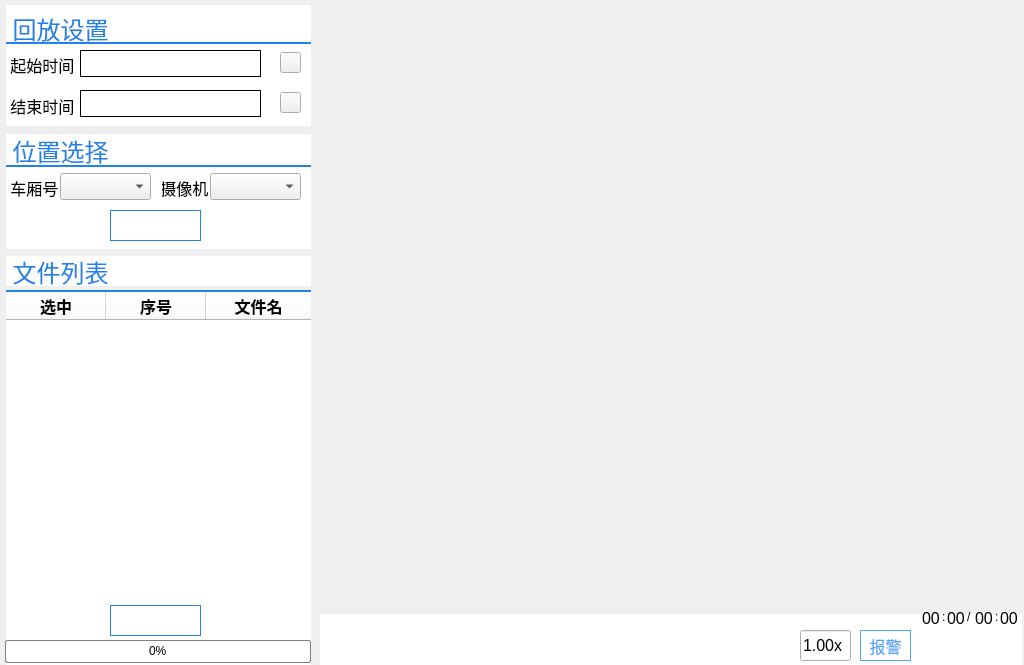
<?xml version="1.0" encoding="UTF-8"?>
<ui version="4.0">
 <class>recordPlayWidget</class>
 <widget class="QWidget" name="recordPlayWidget">
  <property name="geometry">
   <rect>
    <x>0</x>
    <y>0</y>
    <width>1024</width>
    <height>665</height>
   </rect>
  </property>
  <property name="windowTitle">
   <string>Form</string>
  </property>
  <widget class="QComboBox" name="cameraSelectionComboBox">
   <property name="geometry">
    <rect>
     <x>210</x>
     <y>173</y>
     <width>91</width>
     <height>27</height>
    </rect>
   </property>
   <property name="font">
    <font>
     <pointsize>12</pointsize>
    </font>
   </property>
  </widget>
  <widget class="QLabel" name="playSecLabel">
   <property name="geometry">
    <rect>
     <x>947</x>
     <y>608</y>
     <width>21</width>
     <height>20</height>
    </rect>
   </property>
   <property name="font">
    <font>
     <pointsize>12</pointsize>
    </font>
   </property>
   <property name="text">
    <string>00</string>
   </property>
  </widget>
  <widget class="QLabel" name="playMinLabel">
   <property name="geometry">
    <rect>
     <x>922</x>
     <y>608</y>
     <width>21</width>
     <height>20</height>
    </rect>
   </property>
   <property name="font">
    <font>
     <pointsize>12</pointsize>
    </font>
   </property>
   <property name="text">
    <string>00</string>
   </property>
  </widget>
  <widget class="Line" name="line_6">
   <property name="geometry">
    <rect>
     <x>6</x>
     <y>290</y>
     <width>305</width>
     <height>2</height>
    </rect>
   </property>
   <property name="styleSheet">
    <string notr="true">border-top: 1px solid  rgb(33, 131, 229); 
background-color: rgb(33, 131, 229); </string>
   </property>
   <property name="orientation">
    <enum>Qt::Horizontal</enum>
   </property>
  </widget>
  <widget class="QLabel" name="label_5">
   <property name="geometry">
    <rect>
     <x>6</x>
     <y>134</y>
     <width>305</width>
     <height>33</height>
    </rect>
   </property>
   <property name="font">
    <font>
     <pointsize>18</pointsize>
    </font>
   </property>
   <property name="styleSheet">
    <string notr="true"> #label_5 { 
	color: rgb(33, 131, 229);
    background-color: rgb(255, 255, 255);
  } 
 #label_5 * { 
     background-color:; 
 }</string>
   </property>
   <property name="text">
    <string> 位置选择</string>
   </property>
  </widget>
  <widget class="QProgressBar" name="fileDownloadProgressBar">
   <property name="geometry">
    <rect>
     <x>5</x>
     <y>640</y>
     <width>306</width>
     <height>23</height>
    </rect>
   </property>
   <property name="styleSheet">
    <string notr="true">QProgressBar {
	background-color: rgb(0, 193, 37);
   border: 1px solid grey;
   border-radius: 2px;
   background-color: #FFFFFF;
}
 
QProgressBar::chunk {
   background-color: #4FEE9C;
   width: 20px;
}
 
QProgressBar {
   border: 1px solid grey;
   border-radius: 2px;
   text-align: center;
}</string>
   </property>
   <property name="value">
    <number>0</number>
   </property>
  </widget>
  <widget class="QPushButton" name="playNextOnePushButton">
   <property name="geometry">
    <rect>
     <x>650</x>
     <y>624</y>
     <width>41</width>
     <height>41</height>
    </rect>
   </property>
   <property name="styleSheet">
    <string notr="true">QPushButton
{border-image: url(:/res/next_nor.png);background-color: rgb(255, 255, 255);}

QPushButton:hover
{border-image: url(:/res/next_hover.png);background-color: rgb(255, 255, 255);}

QPushButton:pressed
{border-image: url(:/res/next_down.png);background-color: rgb(255, 255, 255);}</string>
   </property>
   <property name="text">
    <string/>
   </property>
   <property name="iconSize">
    <size>
     <width>41</width>
     <height>41</height>
    </size>
   </property>
   <property name="flat">
    <bool>true</bool>
   </property>
  </widget>
  <widget class="QLabel" name="label_18">
   <property name="geometry">
    <rect>
     <x>942</x>
     <y>608</y>
     <width>5</width>
     <height>17</height>
    </rect>
   </property>
   <property name="text">
    <string>:</string>
   </property>
  </widget>
  <widget class="Line" name="line_5">
   <property name="geometry">
    <rect>
     <x>6</x>
     <y>165</y>
     <width>305</width>
     <height>2</height>
    </rect>
   </property>
   <property name="styleSheet">
    <string notr="true">border-top: 1px solid  rgb(33, 131, 229); 
background-color: rgb(33, 131, 229); </string>
   </property>
   <property name="orientation">
    <enum>Qt::Horizontal</enum>
   </property>
  </widget>
  <widget class="Line" name="line_4">
   <property name="geometry">
    <rect>
     <x>6</x>
     <y>42</y>
     <width>305</width>
     <height>2</height>
    </rect>
   </property>
   <property name="styleSheet">
    <string notr="true">border-top: 1px solid  rgb(33, 131, 229); 
background-color: rgb(33, 131, 229); </string>
   </property>
   <property name="orientation">
    <enum>Qt::Horizontal</enum>
   </property>
  </widget>
  <widget class="QLabel" name="label_13">
   <property name="geometry">
    <rect>
     <x>320</x>
     <y>614</y>
     <width>702</width>
     <height>54</height>
    </rect>
   </property>
   <property name="font">
    <font>
     <pointsize>15</pointsize>
    </font>
   </property>
   <property name="styleSheet">
    <string notr="true"> #label_13 { 
    background-color: rgb(255, 255, 255);
  } 
 #label_13 * { 
     background-color:; 
 }</string>
   </property>
   <property name="text">
    <string/>
   </property>
  </widget>
  <widget class="QPushButton" name="stopPushButton">
   <property name="geometry">
    <rect>
     <x>450</x>
     <y>624</y>
     <width>41</width>
     <height>41</height>
    </rect>
   </property>
   <property name="styleSheet">
    <string notr="true">QPushButton
{border-image: url(:/res/stop_nor.png);background-color: rgb(255, 255, 255);}

QPushButton:hover
{border-image: url(:/res/stop_hover.png);background-color: rgb(255, 255, 255);}

QPushButton:pressed
{border-image: url(:/res/stop_down.png);background-color: rgb(255, 255, 255);}</string>
   </property>
   <property name="text">
    <string/>
   </property>
   <property name="iconSize">
    <size>
     <width>41</width>
     <height>41</height>
    </size>
   </property>
   <property name="flat">
    <bool>true</bool>
   </property>
  </widget>
  <widget class="QLabel" name="rangeMinLabel">
   <property name="geometry">
    <rect>
     <x>975</x>
     <y>608</y>
     <width>21</width>
     <height>20</height>
    </rect>
   </property>
   <property name="font">
    <font>
     <pointsize>12</pointsize>
    </font>
   </property>
   <property name="text">
    <string>00</string>
   </property>
  </widget>
  <widget class="QLabel" name="label_7">
   <property name="geometry">
    <rect>
     <x>156</x>
     <y>167</y>
     <width>155</width>
     <height>41</height>
    </rect>
   </property>
   <property name="font">
    <font>
     <pointsize>12</pointsize>
    </font>
   </property>
   <property name="styleSheet">
    <string notr="true"> #label_7 { 
	color: rgb(0, 0, 0);
    background-color: rgb(255, 255, 255);
  } 
 #label_7 * { 
     background-color:; 
 }</string>
   </property>
   <property name="text">
    <string> 摄像机</string>
   </property>
  </widget>
  <widget class="QPushButton" name="alarmPushButton">
   <property name="geometry">
    <rect>
     <x>860</x>
     <y>630</y>
     <width>51</width>
     <height>31</height>
    </rect>
   </property>
   <property name="font">
    <font>
     <pointsize>12</pointsize>
    </font>
   </property>
   <property name="styleSheet">
    <string notr="true">QPushButton
{background-color: rgb(255, 255, 255);color: rgb(86, 164, 246);border-color: rgb(86, 164, 246);border-width: 1px;border-style: solid;}

QPushButton:hover{background-color: rgb(246, 246, 246);color: rgb(86, 164, 246);border-color: rgb(86, 164, 246);border-width: 1px;border-style: solid;}

QPushButton:pressed{background-color: rgb(86, 164, 246);color: rgb(255, 255, 255);border-color: rgb(86, 164, 246);border-width: 1px;border-style: solid;}

QPushButton:checked
{background-color: rgb(255, 0, 0);color: rgb(86, 164, 246);border-color: rgb(86, 164, 246);border-width: 1px;border-style: solid;}</string>
   </property>
   <property name="text">
    <string>报警</string>
   </property>
   <property name="checkable">
    <bool>true</bool>
   </property>
  </widget>
  <widget class="QLabel" name="label_15">
   <property name="geometry">
    <rect>
     <x>967</x>
     <y>608</y>
     <width>8</width>
     <height>17</height>
    </rect>
   </property>
   <property name="text">
    <string>/</string>
   </property>
  </widget>
  <widget class="QLabel" name="label_8">
   <property name="geometry">
    <rect>
     <x>6</x>
     <y>208</y>
     <width>305</width>
     <height>41</height>
    </rect>
   </property>
   <property name="font">
    <font>
     <pointsize>15</pointsize>
    </font>
   </property>
   <property name="styleSheet">
    <string notr="true"> #label_8 { 
    background-color: rgb(255, 255, 255);
  } 
 #label_8 * { 
     background-color:; 
 }</string>
   </property>
   <property name="text">
    <string/>
   </property>
  </widget>
  <widget class="QTableWidget" name="recordFileTableWidget">
   <property name="geometry">
    <rect>
     <x>6</x>
     <y>292</y>
     <width>305</width>
     <height>301</height>
    </rect>
   </property>
   <property name="font">
    <font>
     <pointsize>12</pointsize>
    </font>
   </property>
   <property name="styleSheet">
    <string notr="true">border-style: none;
background-color: rgb(255, 255, 255);</string>
   </property>
   <property name="showGrid">
    <bool>false</bool>
   </property>
   <property name="columnCount">
    <number>3</number>
   </property>
   <attribute name="horizontalHeaderCascadingSectionResizes">
    <bool>false</bool>
   </attribute>
   <attribute name="horizontalHeaderDefaultSectionSize">
    <number>100</number>
   </attribute>
   <attribute name="horizontalHeaderShowSortIndicator" stdset="0">
    <bool>false</bool>
   </attribute>
   <attribute name="horizontalHeaderStretchLastSection">
    <bool>true</bool>
   </attribute>
   <attribute name="verticalHeaderVisible">
    <bool>false</bool>
   </attribute>
   <column>
    <property name="text">
     <string>选中</string>
    </property>
    <property name="font">
     <font>
      <pointsize>12</pointsize>
      <weight>75</weight>
      <bold>true</bold>
     </font>
    </property>
    <property name="textAlignment">
     <set>AlignCenter</set>
    </property>
    <property name="background">
     <color>
      <red>220</red>
      <green>220</green>
      <blue>220</blue>
     </color>
    </property>
   </column>
   <column>
    <property name="text">
     <string>序号</string>
    </property>
    <property name="font">
     <font>
      <pointsize>12</pointsize>
      <weight>75</weight>
      <bold>true</bold>
     </font>
    </property>
    <property name="textAlignment">
     <set>AlignCenter</set>
    </property>
    <property name="background">
     <color>
      <red>220</red>
      <green>220</green>
      <blue>220</blue>
     </color>
    </property>
   </column>
   <column>
    <property name="text">
     <string>文件名</string>
    </property>
    <property name="font">
     <font>
      <pointsize>12</pointsize>
      <weight>75</weight>
      <bold>true</bold>
     </font>
    </property>
    <property name="textAlignment">
     <set>AlignCenter</set>
    </property>
    <property name="background">
     <color>
      <red>220</red>
      <green>220</green>
      <blue>220</blue>
     </color>
    </property>
   </column>
  </widget>
  <widget class="QPushButton" name="playLastOnePushButton">
   <property name="geometry">
    <rect>
     <x>500</x>
     <y>624</y>
     <width>41</width>
     <height>41</height>
    </rect>
   </property>
   <property name="styleSheet">
    <string notr="true">QPushButton
{border-image: url(:/res/prev_nor.png);background-color: rgb(255, 255, 255);}

QPushButton:hover
{border-image: url(:/res/prev_hover.png);background-color: rgb(255, 255, 255);}

QPushButton:pressed
{border-image: url(:/res/prev_down.png);background-color: rgb(255, 255, 255);}</string>
   </property>
   <property name="text">
    <string/>
   </property>
   <property name="iconSize">
    <size>
     <width>41</width>
     <height>41</height>
    </size>
   </property>
   <property name="flat">
    <bool>true</bool>
   </property>
  </widget>
  <widget class="QPushButton" name="queryPushButton">
   <property name="geometry">
    <rect>
     <x>110</x>
     <y>210</y>
     <width>91</width>
     <height>31</height>
    </rect>
   </property>
   <property name="font">
    <font>
     <pointsize>12</pointsize>
    </font>
   </property>
   <property name="styleSheet">
    <string notr="true">color: rgb(255, 255, 255);
background-image: url(:/res/anniubk.png);
border-color: rgb(33, 131, 229);
border-width: 1px;
border-style: solid;</string>
   </property>
   <property name="text">
    <string>查询</string>
   </property>
  </widget>
  <widget class="QPushButton" name="startTimeSetPushButton">
   <property name="geometry">
    <rect>
     <x>280</x>
     <y>52</y>
     <width>21</width>
     <height>21</height>
    </rect>
   </property>
   <property name="styleSheet">
    <string notr="true">border-image: url(:/res/time_set.png);</string>
   </property>
   <property name="text">
    <string/>
   </property>
  </widget>
  <widget class="QLabel" name="label_2">
   <property name="geometry">
    <rect>
     <x>6</x>
     <y>5</y>
     <width>305</width>
     <height>46</height>
    </rect>
   </property>
   <property name="font">
    <font>
     <pointsize>18</pointsize>
    </font>
   </property>
   <property name="styleSheet">
    <string notr="true"> #label_2 { 
	color: rgb(33, 131, 229);
    background-color: rgb(255, 255, 255);
  } 
 #label_2 * { 
     background-color:; 
 }</string>
   </property>
   <property name="text">
    <string> 回放设置</string>
   </property>
  </widget>
  <widget class="QLabel" name="label_11">
   <property name="geometry">
    <rect>
     <x>6</x>
     <y>637</y>
     <width>305</width>
     <height>31</height>
    </rect>
   </property>
   <property name="font">
    <font>
     <pointsize>15</pointsize>
    </font>
   </property>
   <property name="styleSheet">
    <string notr="true"> #label_11 { 
    background-color: rgb(255, 255, 255);
  } 
 #label_11 * { 
     background-color:; 
 }</string>
   </property>
   <property name="text">
    <string/>
   </property>
  </widget>
  <widget class="QPushButton" name="downLoadPushButton">
   <property name="geometry">
    <rect>
     <x>110</x>
     <y>605</y>
     <width>91</width>
     <height>31</height>
    </rect>
   </property>
   <property name="font">
    <font>
     <pointsize>12</pointsize>
    </font>
   </property>
   <property name="styleSheet">
    <string notr="true">color: rgb(255, 255, 255);
background-image: url(:/res/anniubk.png);
border-color: rgb(33, 131, 229);
border-width: 1px;
border-style: solid;</string>
   </property>
   <property name="text">
    <string>视频下载</string>
   </property>
  </widget>
  <widget class="QPushButton" name="minusStepPushButton">
   <property name="geometry">
    <rect>
     <x>700</x>
     <y>624</y>
     <width>41</width>
     <height>41</height>
    </rect>
   </property>
   <property name="styleSheet">
    <string notr="true">QPushButton
{border-image: url(:/res/minus_nor.png);background-color: rgb(255, 255, 255);}

QPushButton:hover
{border-image: url(:/res/minus_hover.png);background-color: rgb(255, 255, 255);}

QPushButton:pressed
{border-image: url(:/res/minus_down.png);background-color: rgb(255, 255, 255);}</string>
   </property>
   <property name="text">
    <string/>
   </property>
   <property name="iconSize">
    <size>
     <width>41</width>
     <height>41</height>
    </size>
   </property>
   <property name="flat">
    <bool>true</bool>
   </property>
  </widget>
  <widget class="QPushButton" name="playPushButton">
   <property name="geometry">
    <rect>
     <x>400</x>
     <y>624</y>
     <width>41</width>
     <height>41</height>
    </rect>
   </property>
   <property name="styleSheet">
    <string notr="true">border-image: url(:/res/play_nor.png);</string>
   </property>
   <property name="text">
    <string/>
   </property>
   <property name="iconSize">
    <size>
     <width>41</width>
     <height>41</height>
    </size>
   </property>
   <property name="flat">
    <bool>true</bool>
   </property>
  </widget>
  <widget class="QLabel" name="label_6">
   <property name="geometry">
    <rect>
     <x>6</x>
     <y>167</y>
     <width>156</width>
     <height>41</height>
    </rect>
   </property>
   <property name="font">
    <font>
     <pointsize>12</pointsize>
    </font>
   </property>
   <property name="styleSheet">
    <string notr="true"> #label_6 { 
	color: rgb(0, 0, 0);
    background-color: rgb(255, 255, 255);
  } 
 #label_6 * { 
     background-color:; 
 }</string>
   </property>
   <property name="text">
    <string> 车厢号</string>
   </property>
  </widget>
  <widget class="QLabel" name="label_12">
   <property name="geometry">
    <rect>
     <x>995</x>
     <y>608</y>
     <width>5</width>
     <height>17</height>
    </rect>
   </property>
   <property name="text">
    <string>:</string>
   </property>
  </widget>
  <widget class="QLabel" name="label_4">
   <property name="geometry">
    <rect>
     <x>6</x>
     <y>85</y>
     <width>305</width>
     <height>41</height>
    </rect>
   </property>
   <property name="font">
    <font>
     <pointsize>12</pointsize>
    </font>
   </property>
   <property name="styleSheet">
    <string notr="true"> #label_4 { 
	color: rgb(0, 0, 0);
    background-color: rgb(255, 255, 255);
  } 
 #label_4 * { 
     background-color:; 
 }</string>
   </property>
   <property name="text">
    <string> 结束时间</string>
   </property>
  </widget>
  <widget class="QPushButton" name="fastForwardPushButton">
   <property name="geometry">
    <rect>
     <x>600</x>
     <y>624</y>
     <width>41</width>
     <height>41</height>
    </rect>
   </property>
   <property name="styleSheet">
    <string notr="true">QPushButton
{border-image: url(:/res/fast_nor.png);background-color: rgb(255, 255, 255);}

QPushButton:hover
{border-image: url(:/res/fast_hover.png);background-color: rgb(255, 255, 255);}

QPushButton:pressed
{border-image: url(:/res/fast_down.png);background-color: rgb(255, 255, 255);}</string>
   </property>
   <property name="text">
    <string/>
   </property>
   <property name="iconSize">
    <size>
     <width>41</width>
     <height>41</height>
    </size>
   </property>
   <property name="flat">
    <bool>true</bool>
   </property>
  </widget>
  <widget class="QLabel" name="rangeSecLabel">
   <property name="geometry">
    <rect>
     <x>1000</x>
     <y>608</y>
     <width>21</width>
     <height>20</height>
    </rect>
   </property>
   <property name="font">
    <font>
     <pointsize>12</pointsize>
    </font>
   </property>
   <property name="text">
    <string>00</string>
   </property>
  </widget>
  <widget class="QPushButton" name="stopTimeSetPushButton">
   <property name="geometry">
    <rect>
     <x>280</x>
     <y>92</y>
     <width>21</width>
     <height>21</height>
    </rect>
   </property>
   <property name="styleSheet">
    <string notr="true">border-image: url(:/res/time_set.png);</string>
   </property>
   <property name="text">
    <string/>
   </property>
  </widget>
  <widget class="QLabel" name="label_9">
   <property name="geometry">
    <rect>
     <x>6</x>
     <y>256</y>
     <width>305</width>
     <height>30</height>
    </rect>
   </property>
   <property name="font">
    <font>
     <pointsize>18</pointsize>
    </font>
   </property>
   <property name="styleSheet">
    <string notr="true"> #label_9 { 
	color: rgb(33, 131, 229);
    background-color: rgb(255, 255, 255);
  } 
 #label_9 * { 
     background-color:; 
 }</string>
   </property>
   <property name="text">
    <string> 文件列表</string>
   </property>
  </widget>
  <widget class="QLabel" name="label_10">
   <property name="geometry">
    <rect>
     <x>6</x>
     <y>292</y>
     <width>305</width>
     <height>361</height>
    </rect>
   </property>
   <property name="font">
    <font>
     <pointsize>15</pointsize>
    </font>
   </property>
   <property name="styleSheet">
    <string notr="true">background-color: rgb(255, 255, 255);
</string>
   </property>
   <property name="text">
    <string/>
   </property>
  </widget>
  <widget class="QPushButton" name="slowForwardPushButton">
   <property name="geometry">
    <rect>
     <x>550</x>
     <y>624</y>
     <width>41</width>
     <height>41</height>
    </rect>
   </property>
   <property name="styleSheet">
    <string notr="true">QPushButton
{border-image: url(:/res/slow_nor.png);background-color: rgb(255, 255, 255);}

QPushButton:hover
{border-image: url(:/res/slow_hover.png);background-color: rgb(255, 255, 255);}

QPushButton:pressed
{border-image: url(:/res/slow_down.png);background-color: rgb(255, 255, 255);}</string>
   </property>
   <property name="text">
    <string/>
   </property>
   <property name="iconSize">
    <size>
     <width>41</width>
     <height>41</height>
    </size>
   </property>
   <property name="flat">
    <bool>true</bool>
   </property>
  </widget>
  <widget class="QLabel" name="label_3">
   <property name="geometry">
    <rect>
     <x>6</x>
     <y>44</y>
     <width>305</width>
     <height>41</height>
    </rect>
   </property>
   <property name="font">
    <font>
     <pointsize>12</pointsize>
    </font>
   </property>
   <property name="styleSheet">
    <string notr="true"> #label_3 { 
	color: rgb(0, 0, 0);
    background-color: rgb(255, 255, 255);
  } 
 #label_3 * { 
     background-color:; 
 }</string>
   </property>
   <property name="text">
    <string> 起始时间</string>
   </property>
  </widget>
  <widget class="QLabel" name="startTimeLabel">
   <property name="geometry">
    <rect>
     <x>80</x>
     <y>50</y>
     <width>181</width>
     <height>27</height>
    </rect>
   </property>
   <property name="font">
    <font>
     <pointsize>12</pointsize>
    </font>
   </property>
   <property name="styleSheet">
    <string notr="true">color: rgb(0, 0, 0);
background-color: rgb(255, 255, 255);
border-color: rgb(0, 0, 0);
border-width: 1px;
border-style: solid;</string>
   </property>
   <property name="text">
    <string/>
   </property>
  </widget>
  <widget class="QComboBox" name="carSeletionComboBox">
   <property name="geometry">
    <rect>
     <x>60</x>
     <y>173</y>
     <width>91</width>
     <height>27</height>
    </rect>
   </property>
   <property name="font">
    <font>
     <pointsize>12</pointsize>
    </font>
   </property>
  </widget>
  <widget class="QLineEdit" name="playSpeedLineEdit">
   <property name="geometry">
    <rect>
     <x>800</x>
     <y>630</y>
     <width>51</width>
     <height>31</height>
    </rect>
   </property>
   <property name="font">
    <font>
     <pointsize>12</pointsize>
    </font>
   </property>
   <property name="text">
    <string>1.00x</string>
   </property>
   <property name="dragEnabled">
    <bool>false</bool>
   </property>
   <property name="readOnly">
    <bool>true</bool>
   </property>
  </widget>
  <widget class="QLabel" name="endTimeLabel">
   <property name="geometry">
    <rect>
     <x>80</x>
     <y>90</y>
     <width>181</width>
     <height>27</height>
    </rect>
   </property>
   <property name="font">
    <font>
     <pointsize>12</pointsize>
    </font>
   </property>
   <property name="styleSheet">
    <string notr="true">color: rgb(0, 0, 0);
background-color: rgb(255, 255, 255);
border-color: rgb(0, 0, 0);
border-width: 1px;
border-style: solid;</string>
   </property>
   <property name="text">
    <string/>
   </property>
  </widget>
  <widget class="QPushButton" name="plusStepPushButton">
   <property name="geometry">
    <rect>
     <x>750</x>
     <y>624</y>
     <width>41</width>
     <height>41</height>
    </rect>
   </property>
   <property name="styleSheet">
    <string notr="true">QPushButton
{border-image: url(:/res/plus_nor.png);background-color: rgb(255, 255, 255);}

QPushButton:hover
{border-image: url(:/res/plus_hover.png);background-color: rgb(255, 255, 255);}

QPushButton:pressed
{border-image: url(:/res/plus_down.png);background-color: rgb(255, 255, 255);}</string>
   </property>
   <property name="text">
    <string/>
   </property>
   <property name="iconSize">
    <size>
     <width>41</width>
     <height>41</height>
    </size>
   </property>
   <property name="flat">
    <bool>true</bool>
   </property>
  </widget>
  <zorder>label_5</zorder>
  <zorder>line_5</zorder>
  <zorder>label_13</zorder>
  <zorder>stopPushButton</zorder>
  <zorder>rangeMinLabel</zorder>
  <zorder>label_7</zorder>
  <zorder>alarmPushButton</zorder>
  <zorder>label_15</zorder>
  <zorder>label_8</zorder>
  <zorder>playLastOnePushButton</zorder>
  <zorder>queryPushButton</zorder>
  <zorder>label_2</zorder>
  <zorder>label_11</zorder>
  <zorder>minusStepPushButton</zorder>
  <zorder>playPushButton</zorder>
  <zorder>label_6</zorder>
  <zorder>label_4</zorder>
  <zorder>fastForwardPushButton</zorder>
  <zorder>rangeSecLabel</zorder>
  <zorder>stopTimeSetPushButton</zorder>
  <zorder>label_9</zorder>
  <zorder>label_10</zorder>
  <zorder>slowForwardPushButton</zorder>
  <zorder>label_3</zorder>
  <zorder>startTimeLabel</zorder>
  <zorder>carSeletionComboBox</zorder>
  <zorder>playSpeedLineEdit</zorder>
  <zorder>endTimeLabel</zorder>
  <zorder>plusStepPushButton</zorder>
  <zorder>line_4</zorder>
  <zorder>startTimeSetPushButton</zorder>
  <zorder>cameraSelectionComboBox</zorder>
  <zorder>recordFileTableWidget</zorder>
  <zorder>line_6</zorder>
  <zorder>downLoadPushButton</zorder>
  <zorder>fileDownloadProgressBar</zorder>
  <zorder>playNextOnePushButton</zorder>
  <zorder>playMinLabel</zorder>
  <zorder>playSecLabel</zorder>
  <zorder>label_18</zorder>
  <zorder>label_12</zorder>
 </widget>
 <resources/>
 <connections/>
</ui>
